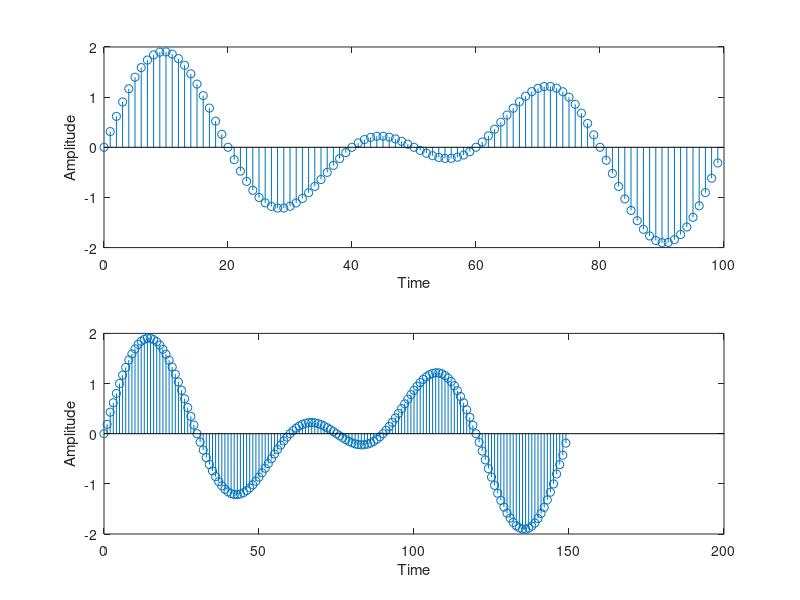

The MATLAB script that drew this image:
clc; close all;
I = 3;
D = 2;
L = 100;
f1 = 0.02;
f2 = 0.03;

t = 0:L-1;
x = sin(2*pi*f1*t) + sin(2*pi*f2*t);

y = resample(x,I,D);
m = 0 : L*I/D-1;
subplot(2,1,1)
stem(t,x(1:L))
xlabel('Time')
ylabel('Amplitude')

subplot(2,1,2)
stem(m,y(1:L*I/D))
xlabel('Time')
ylabel('Amplitude')
